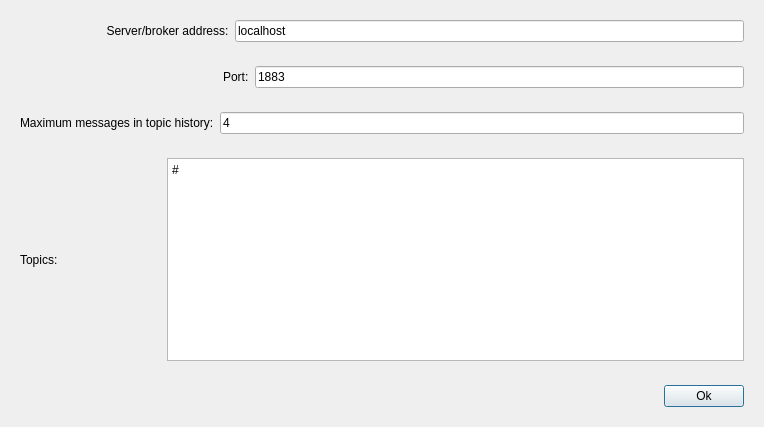
<?xml version="1.0" encoding="UTF-8"?>
<ui version="4.0">
 <class>DialogConnect</class>
 <widget class="QDialog" name="DialogConnect">
  <property name="geometry">
   <rect>
    <x>0</x>
    <y>0</y>
    <width>764</width>
    <height>427</height>
   </rect>
  </property>
  <property name="windowTitle">
   <string>Dialog</string>
  </property>
  <layout class="QVBoxLayout" name="verticalLayout">
   <item>
    <widget class="QWidget" name="widget_2" native="true">
     <layout class="QHBoxLayout" name="horizontalLayout_2">
      <item>
       <widget class="QLabel" name="label">
        <property name="text">
         <string>                          Server/broker address:</string>
        </property>
       </widget>
      </item>
      <item>
       <widget class="QLineEdit" name="addr">
        <property name="text">
         <string>localhost</string>
        </property>
       </widget>
      </item>
     </layout>
    </widget>
   </item>
   <item>
    <widget class="QWidget" name="widget_3" native="true">
     <layout class="QHBoxLayout" name="horizontalLayout_3">
      <item>
       <widget class="QLabel" name="label_2">
        <property name="text">
         <string>                                                             Port:</string>
        </property>
       </widget>
      </item>
      <item>
       <widget class="QLineEdit" name="port">
        <property name="text">
         <string>1883</string>
        </property>
       </widget>
      </item>
     </layout>
    </widget>
   </item>
   <item>
    <widget class="QWidget" name="widget_5" native="true">
     <layout class="QHBoxLayout" name="horizontalLayout_5">
      <item>
       <widget class="QLabel" name="label_4">
        <property name="text">
         <string>Maximum messages in topic history:</string>
        </property>
       </widget>
      </item>
      <item>
       <widget class="QLineEdit" name="maxMess">
        <property name="text">
         <string>4</string>
        </property>
       </widget>
      </item>
     </layout>
    </widget>
   </item>
   <item>
    <widget class="QWidget" name="widget_4" native="true">
     <layout class="QHBoxLayout" name="horizontalLayout_4">
      <item>
       <widget class="QLabel" name="label_3">
        <property name="text">
         <string>Topics:                               </string>
        </property>
       </widget>
      </item>
      <item>
       <widget class="QPlainTextEdit" name="topics">
        <property name="plainText">
         <string>#</string>
        </property>
       </widget>
      </item>
     </layout>
    </widget>
   </item>
   <item>
    <widget class="QWidget" name="widget" native="true">
     <property name="sizePolicy">
      <sizepolicy hsizetype="Minimum" vsizetype="Minimum">
       <horstretch>0</horstretch>
       <verstretch>0</verstretch>
      </sizepolicy>
     </property>
     <layout class="QHBoxLayout" name="horizontalLayout">
      <item>
       <spacer name="horizontalSpacer">
        <property name="orientation">
         <enum>Qt::Horizontal</enum>
        </property>
        <property name="sizeHint" stdset="0">
         <size>
          <width>40</width>
          <height>20</height>
         </size>
        </property>
       </spacer>
      </item>
      <item>
       <widget class="QPushButton" name="okButton">
        <property name="text">
         <string>Ok</string>
        </property>
       </widget>
      </item>
     </layout>
    </widget>
   </item>
  </layout>
 </widget>
 <resources/>
 <connections/>
</ui>
